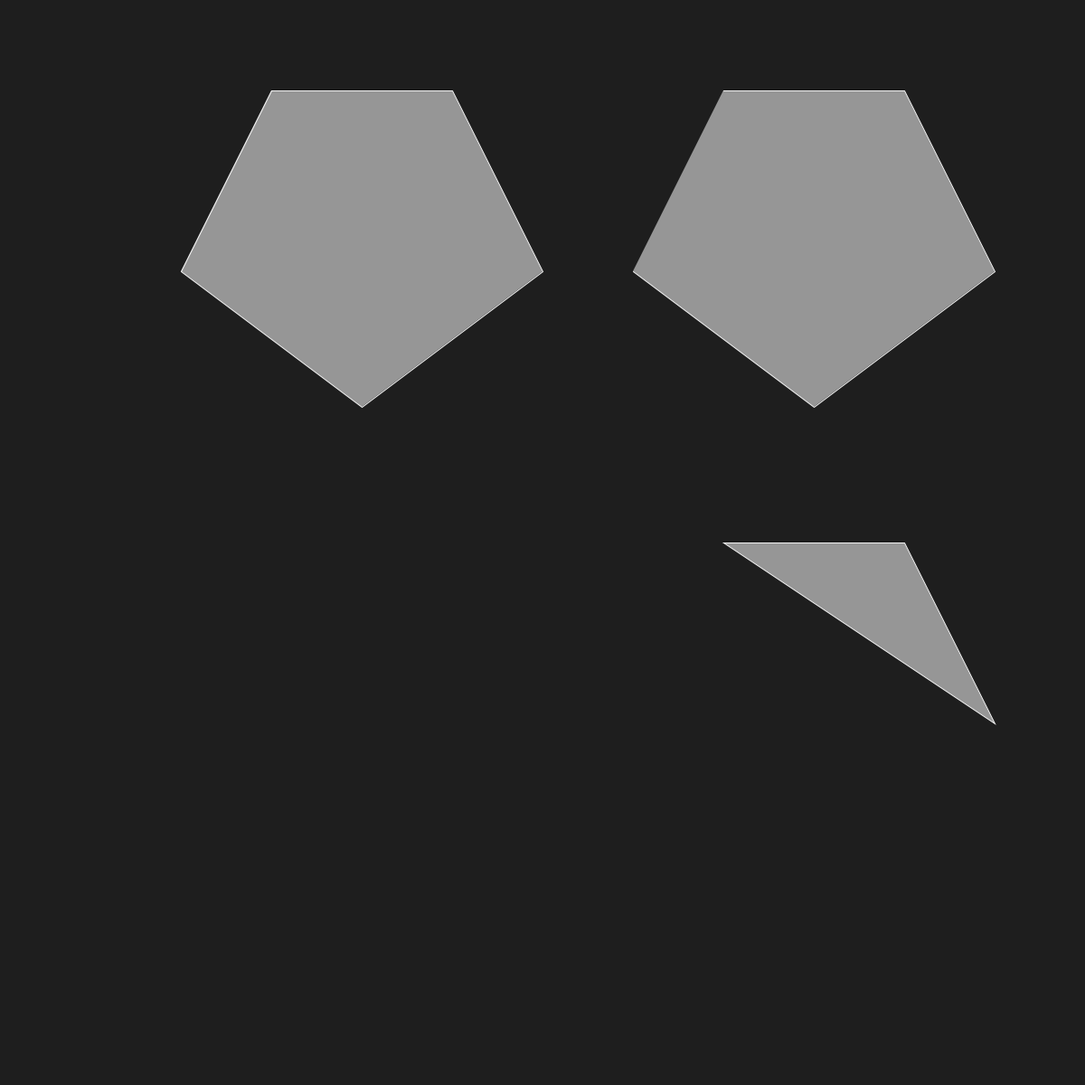
Frame 1 (no input)
Frame 60 (the mouse pressed at the canvas centre just before this capture): identical to frame 1, image omitted
Frame 120 (the mouse held since frame 60 and released just before this capture): identical to frame 1, image omitted

The Processing sketch that drew this single still picture (run headless with seeded random() and noise(); from frame 60 on, the mouse is pressed at the canvas centre):

// Processing sketch: Tutorial09
// ── Tutorial09.pde
int fps = 60;
int frameCounting = 0;

void setup() 
{
    size(1200, 1200, JAVA2D);
    background(30);
    frameRate(fps);

    stroke(244);
    fill(150);

    // 封闭图形
    beginShape();
    vertex(300, 100);
    vertex(500, 100);
    vertex(600, 300);
    vertex(400, 450);
    vertex(200, 300);
    endShape(CLOSE);

    // 非封闭图形
    beginShape();
    vertex(800, 100);
    vertex(1000, 100);
    vertex(1100, 300);
    vertex(900, 450);
    vertex(700, 300);
    endShape();

    // 仅三角形
    beginShape(TRIANGLES);
    vertex(800, 600);
    vertex(1000, 600);
    vertex(1100, 800);
    vertex(900, 950);
    vertex(700, 800);
    endShape();
}

void draw()
{
    ++frameCounting;
    float timer = (float)frameCounting/(float)fps;
}
